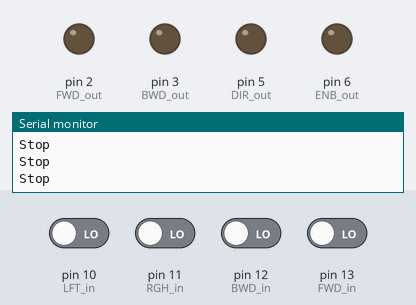
Recording of a sketch running on a simulated Arduino Uno, built with avr-gcc and run on an emulated ATmega328P. Shown: output pins drawn as LEDs (lit = HIGH), the last lines printed to the serial monitor. Inputs (shaded band) come from the test bench; at power-on: pin 10 (LFT_in), pin 11 (RGH_in), pin 12 (BWD_in), pin 13 (FWD_in) LOW.

Above: at 1.2 s.
1.3 s: pin 10 (LFT_in) driven HIGH
At 1.7 s:
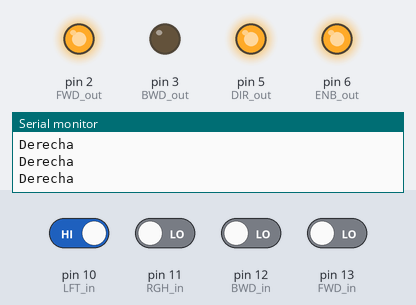
2.8 s: pin 11 (RGH_in) driven HIGH
At 4.0 s:
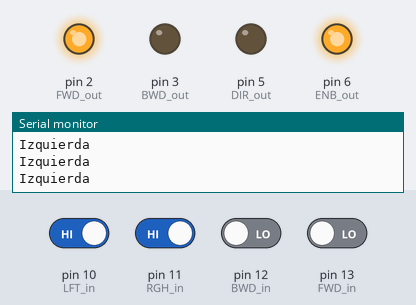
4.3 s: pin 12 (BWD_in) driven HIGH
At 5.0 s:
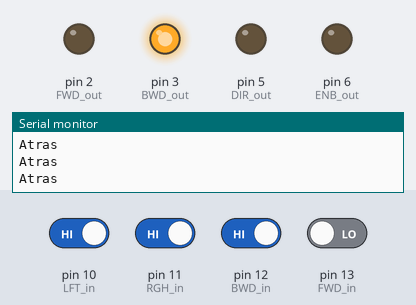
5.8 s: pin 13 (FWD_in) driven HIGH
At 6.2 s:
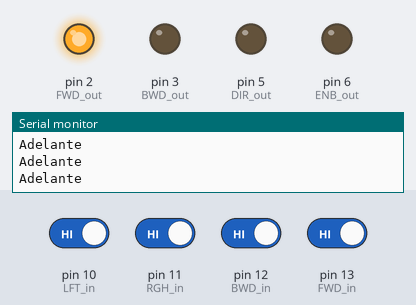
7.3 s: pin 13 (FWD_in) driven LOW
At 8.8 s:
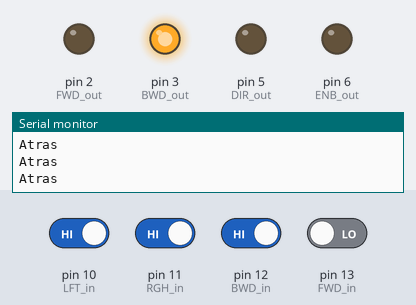
10.3 s: pin 12 (BWD_in) driven LOW
At 10.9 s:
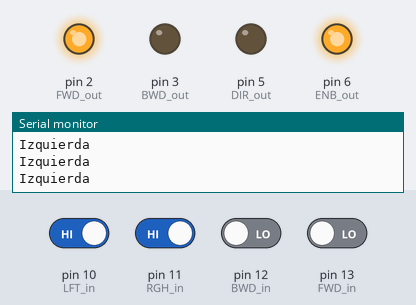
Timing chart, 0 to 13.3 s (numbered marks = the images above; inputs shaded):
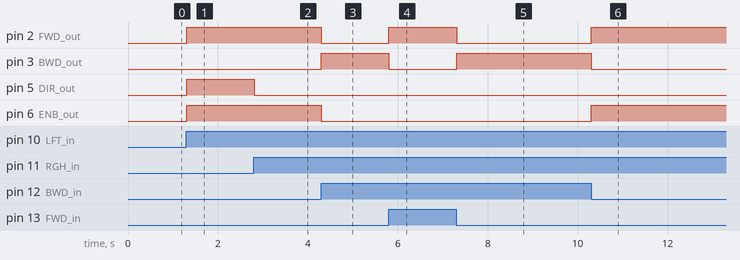

Measured:
- after the input at 1.3 s, pin 2 (FWD_out), pin 5 (DIR_out), pin 6 (ENB_out): LOW → HIGH at once
- after the input at 2.8 s, pin 5 (DIR_out): HIGH → LOW at once
- after the input at 4.3 s, pin 2 (FWD_out), pin 6 (ENB_out): HIGH → LOW at once; pin 3 (BWD_out): LOW → HIGH at once
- after the input at 5.8 s, pin 2 (FWD_out): LOW → HIGH at once; pin 3 (BWD_out): HIGH → LOW at once
- after the input at 7.3 s, pin 2 (FWD_out): HIGH → LOW at once; pin 3 (BWD_out): LOW → HIGH at once
- after the input at 10.3 s, pin 2 (FWD_out), pin 6 (ENB_out): LOW → HIGH at once; pin 3 (BWD_out): HIGH → LOW at once

The sketch:

carro.ino
```cpp
int FWD_in = 13;
int BWD_in = 12;
int RGH_in = 11;
int LFT_in = 10;
int STP_in;

int dir;

int FWD_out = 2;
int BWD_out = 3;

int DIR_out = 5;
int ENB_out = 6;

void setup() {
  Serial.begin(9600);
  pinMode(FWD_in, INPUT);
  pinMode(BWD_in, INPUT);
  pinMode(RGH_in, INPUT);
  pinMode(LFT_in, INPUT);
  pinMode(STP_in, INPUT);

  pinMode(FWD_out, OUTPUT);
  pinMode(BWD_out, OUTPUT);

  pinMode(DIR_out, OUTPUT);
  pinMode(ENB_out, OUTPUT);
}

void loop() {
  for(int i=0;i<10;i++)
  {
  dir=0;
    if (digitalRead(FWD_in) == 1) {
    dir=1;
    //i++;
  }
  else if (digitalRead(BWD_in) == 1) {
    dir=2;
    //i++;
  }
  else if (digitalRead(RGH_in) == 1) {
    dir=3;
    //i++;
  }
  else if (digitalRead(LFT_in) == 1) {
    dir=4;
    //i++;
  }
  //else if(digitalRead(RGH_in) == 0){if(digitalRead(BWD_in) == 0){if(digitalRead(LFT_in) == 0){if(digitalRead(RGH_in) == 0){dir=0;}}}}
  //delay(10);
  }
  if (dir == 1) {
    digitalWrite(FWD_out, HIGH);
    digitalWrite(BWD_out, LOW);
    digitalWrite(ENB_out, LOW);
    Serial.println("Adelante");
  }
  else if (dir == 2) {
    digitalWrite(FWD_out, LOW);
    digitalWrite(BWD_out, HIGH);
    digitalWrite(ENB_out, LOW);
    Serial.println("Atras");
  }
  else if (dir == 3) {
    digitalWrite(FWD_out, HIGH);
    digitalWrite(BWD_out, LOW);
    digitalWrite(ENB_out, HIGH);
    digitalWrite(DIR_out, LOW);Serial.println("Izquierda");
  }
  else if (dir == 4) {
    digitalWrite(FWD_out, HIGH);
    digitalWrite(BWD_out, LOW);
    digitalWrite(ENB_out, HIGH);
    digitalWrite(DIR_out, HIGH);
    Serial.println("Derecha");
  }
  else if(dir==0) {
    digitalWrite(FWD_out, LOW);
    digitalWrite(BWD_out, LOW);
    digitalWrite(ENB_out, LOW);
    Serial.println("Stop");
  }
}
```
